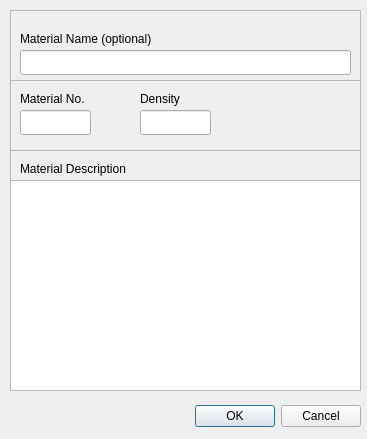
<ui version="4.0" >
 <author></author>
 <comment></comment>
 <exportmacro></exportmacro>
 <class>Dialog</class>
 <widget class="QDialog" name="Dialog" >
  <property name="geometry" >
   <rect>
    <x>0</x>
    <y>0</y>
    <width>367</width>
    <height>439</height>
   </rect>
  </property>
  <property name="windowTitle" >
   <string>Dialog</string>
  </property>
  <widget class="QFrame" name="frame" >
   <property name="geometry" >
    <rect>
     <x>10</x>
     <y>10</y>
     <width>351</width>
     <height>71</height>
    </rect>
   </property>
   <property name="frameShape" >
    <enum>QFrame::StyledPanel</enum>
   </property>
   <property name="frameShadow" >
    <enum>QFrame::Raised</enum>
   </property>
   <widget class="QLabel" name="label" >
    <property name="geometry" >
     <rect>
      <x>10</x>
      <y>20</y>
      <width>161</width>
      <height>17</height>
     </rect>
    </property>
    <property name="text" >
     <string>Material Name (optional)</string>
    </property>
   </widget>
   <widget class="QLineEdit" name="matNameLEdit" >
    <property name="geometry" >
     <rect>
      <x>10</x>
      <y>40</y>
      <width>331</width>
      <height>25</height>
     </rect>
    </property>
   </widget>
  </widget>
  <widget class="QWidget" name="layoutWidget" >
   <property name="geometry" >
    <rect>
     <x>10</x>
     <y>400</y>
     <width>351</width>
     <height>33</height>
    </rect>
   </property>
   <layout class="QHBoxLayout" >
    <property name="margin" >
     <number>0</number>
    </property>
    <property name="spacing" >
     <number>6</number>
    </property>
    <item>
     <spacer>
      <property name="orientation" >
       <enum>Qt::Horizontal</enum>
      </property>
      <property name="sizeHint" >
       <size>
        <width>131</width>
        <height>31</height>
       </size>
      </property>
     </spacer>
    </item>
    <item>
     <widget class="QPushButton" name="okButton" >
      <property name="text" >
       <string>OK</string>
      </property>
     </widget>
    </item>
    <item>
     <widget class="QPushButton" name="cancelButton" >
      <property name="text" >
       <string>Cancel</string>
      </property>
     </widget>
    </item>
   </layout>
  </widget>
  <widget class="QFrame" name="frame_2" >
   <property name="geometry" >
    <rect>
     <x>10</x>
     <y>80</y>
     <width>351</width>
     <height>71</height>
    </rect>
   </property>
   <property name="frameShape" >
    <enum>QFrame::StyledPanel</enum>
   </property>
   <property name="frameShadow" >
    <enum>QFrame::Raised</enum>
   </property>
   <widget class="QLabel" name="label_2" >
    <property name="geometry" >
     <rect>
      <x>10</x>
      <y>10</y>
      <width>71</width>
      <height>17</height>
     </rect>
    </property>
    <property name="text" >
     <string>Material No.</string>
    </property>
   </widget>
   <widget class="QLabel" name="label_3" >
    <property name="geometry" >
     <rect>
      <x>130</x>
      <y>10</y>
      <width>57</width>
      <height>17</height>
     </rect>
    </property>
    <property name="text" >
     <string>Density</string>
    </property>
   </widget>
   <widget class="QLineEdit" name="matNoLEdit" >
    <property name="geometry" >
     <rect>
      <x>10</x>
      <y>30</y>
      <width>71</width>
      <height>25</height>
     </rect>
    </property>
   </widget>
   <widget class="QLineEdit" name="densLEdit" >
    <property name="geometry" >
     <rect>
      <x>130</x>
      <y>30</y>
      <width>71</width>
      <height>25</height>
     </rect>
    </property>
   </widget>
  </widget>
  <widget class="QFrame" name="frame_3" >
   <property name="geometry" >
    <rect>
     <x>10</x>
     <y>150</y>
     <width>351</width>
     <height>241</height>
    </rect>
   </property>
   <property name="frameShape" >
    <enum>QFrame::StyledPanel</enum>
   </property>
   <property name="frameShadow" >
    <enum>QFrame::Raised</enum>
   </property>
   <widget class="QLabel" name="label_4" >
    <property name="geometry" >
     <rect>
      <x>10</x>
      <y>10</y>
      <width>131</width>
      <height>17</height>
     </rect>
    </property>
    <property name="text" >
     <string>Material Description</string>
    </property>
   </widget>
   <widget class="QTextEdit" name="matDescLEdit" >
    <property name="geometry" >
     <rect>
      <x>0</x>
      <y>30</y>
      <width>351</width>
      <height>211</height>
     </rect>
    </property>
   </widget>
  </widget>
 </widget>
 <pixmapfunction></pixmapfunction>
 <resources/>
 <connections>
  <connection>
   <sender>okButton</sender>
   <signal>clicked()</signal>
   <receiver>Dialog</receiver>
   <slot>accept()</slot>
   <hints>
    <hint type="sourcelabel" >
     <x>278</x>
     <y>253</y>
    </hint>
    <hint type="destinationlabel" >
     <x>96</x>
     <y>254</y>
    </hint>
   </hints>
  </connection>
  <connection>
   <sender>cancelButton</sender>
   <signal>clicked()</signal>
   <receiver>Dialog</receiver>
   <slot>reject()</slot>
   <hints>
    <hint type="sourcelabel" >
     <x>369</x>
     <y>253</y>
    </hint>
    <hint type="destinationlabel" >
     <x>179</x>
     <y>282</y>
    </hint>
   </hints>
  </connection>
 </connections>
</ui>
